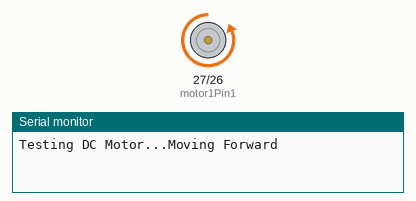
Simulated run of this sketch. Board: ESP32. Shown: motor-driver pin pairs drawn as motors (green arrow = first pin HIGH = forward, orange = second pin HIGH = backward, longer = more drive, scaled by the enable pin), the last lines printed to the serial monitor.

Above: at 0.1 s.
At 3.1 s:
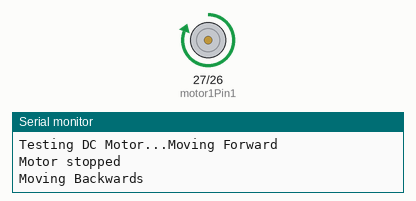
At 18.6 s:
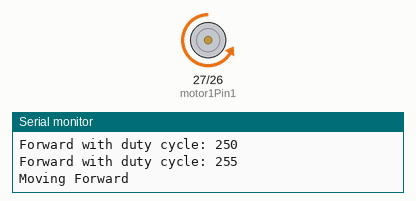
At 33.6 s:
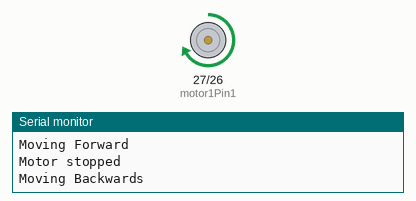
Timing chart, 0 to 40.0 s (numbered marks = the images above):
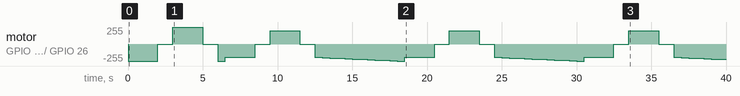

Measured:
- by itself, motor on GPIO 27 (motor1Pin1) / GPIO 26 (motor1Pin2): stopped → backward 255/255 at 0.00 s, → stopped 2.0 s later, → forward 255/255 1.0 s later, → stopped 2.0 s later, … (48 changes in this stretch)

The sketch:

arduinotest1.ino
```cpp
// (licence header left out)
// Motor A
int motor1Pin1 = 27;
int motor1Pin2 = 26;
int enable1Pin = 14;
// int driver2Pin = 25;

// Setting PWM properties
const int freq = 30000;
const int pwmChannel = 0;
const int resolution = 8;
int dutyCycle = 255;

void setup() {
  // sets the pins as outputs:
  pinMode(motor1Pin1, OUTPUT);
  pinMode(motor1Pin2, OUTPUT);
  pinMode(enable1Pin, OUTPUT);

  // configure LEDC PWM
  //ledcAttachChannel(enable1Pin, freq, resolution, pwmChannel);

  Serial.begin(115200);

  // testing
  Serial.print("Testing DC Motor...");
}

void loop() {
  // Move the DC motor forward at maximum speed
  Serial.println("Moving Forward");
  digitalWrite(motor1Pin1, LOW);
  digitalWrite(motor1Pin2, HIGH);
  analogWrite(enable1Pin, dutyCycle);
  delay(2000);

  // Stop the DC motor
  Serial.println("Motor stopped");
  digitalWrite(motor1Pin1, LOW);
  digitalWrite(motor1Pin2, LOW);
  delay(1000);

  // Move DC motor backwards at maximum speed
  Serial.println("Moving Backwards");
  digitalWrite(motor1Pin1, HIGH);
  digitalWrite(motor1Pin2, LOW);
  delay(2000);

  // Stop the DC motor
  Serial.println("Motor stopped");
  digitalWrite(motor1Pin1, LOW);
  digitalWrite(motor1Pin2, LOW);
  delay(1000);

  // Move DC motor forward with increasing speed
  digitalWrite(motor1Pin1, LOW);
  digitalWrite(motor1Pin2, HIGH);
  while (dutyCycle <= 255){
    analogWrite(enable1Pin, dutyCycle);
    Serial.print("Forward with duty cycle: ");
    Serial.println(dutyCycle);
    dutyCycle = dutyCycle + 5;
    delay(500);
  }
  dutyCycle = 200;
}
```
